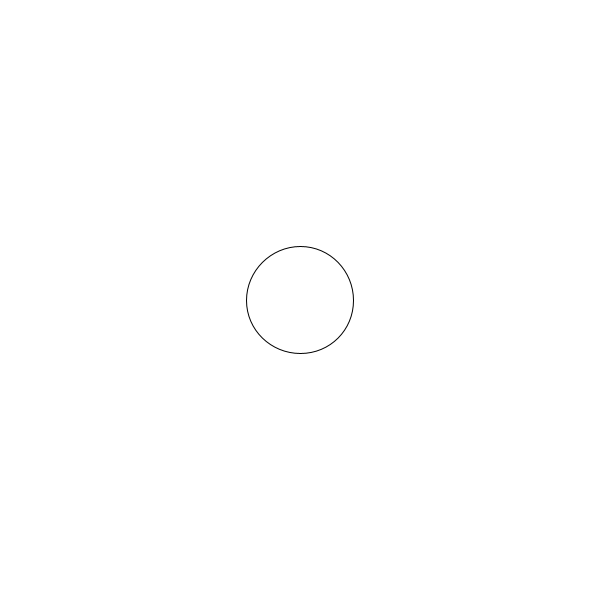
Frame 1 (no input)
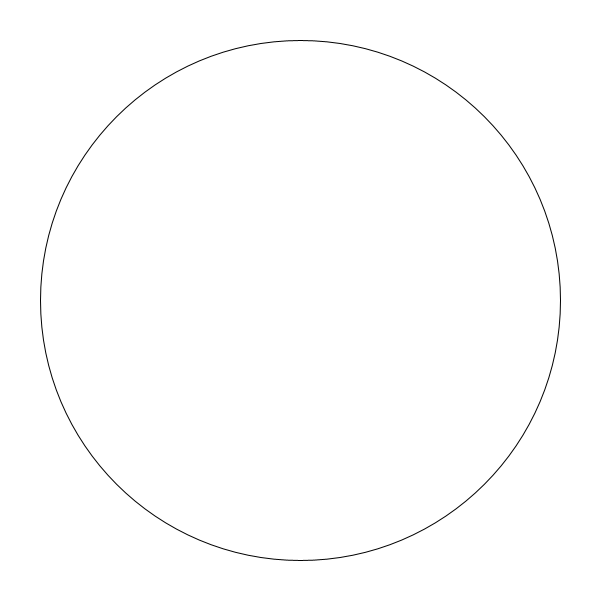
Frame 60 (the mouse pressed at the canvas centre just before this capture)
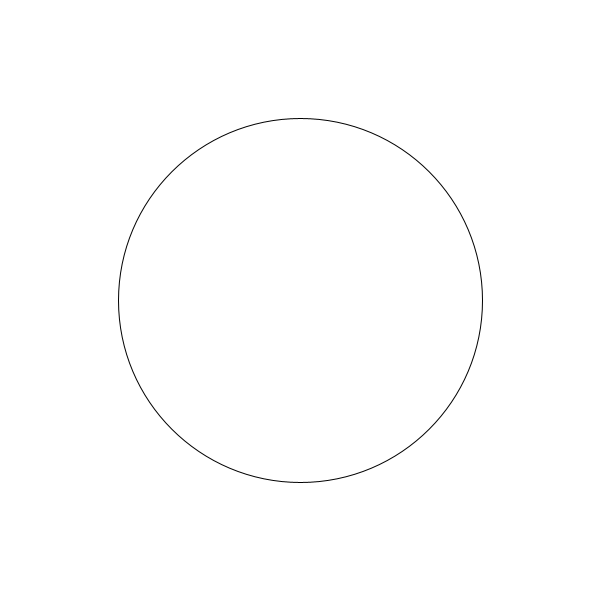
Frame 120 (the mouse held since frame 60 and released just before this capture)

The Processing sketch that drew these frames (run headless with seeded random() and noise(); from frame 60 on, the mouse is pressed at the canvas centre):

// Processing sketch: processing_119658
// ── processing_119658.pde

//Prog. dinamica

float diametre=100;
float creixement=7;

void setup()
{
size(600, 600);
colorMode(HSB, 360,100,100);//Hue (0-360 grados), Saturation(0-100), Brightness (0-100)
stroke(1);
}

void draw()
{
  background(360);
  diametre=diametre+creixement;
  ellipse(300,300,diametre,diametre);

  if (diametre>600)
    {
      creixement=-5;
    }

  if (diametre<0)
    {
      creixement=5;
    }
}
